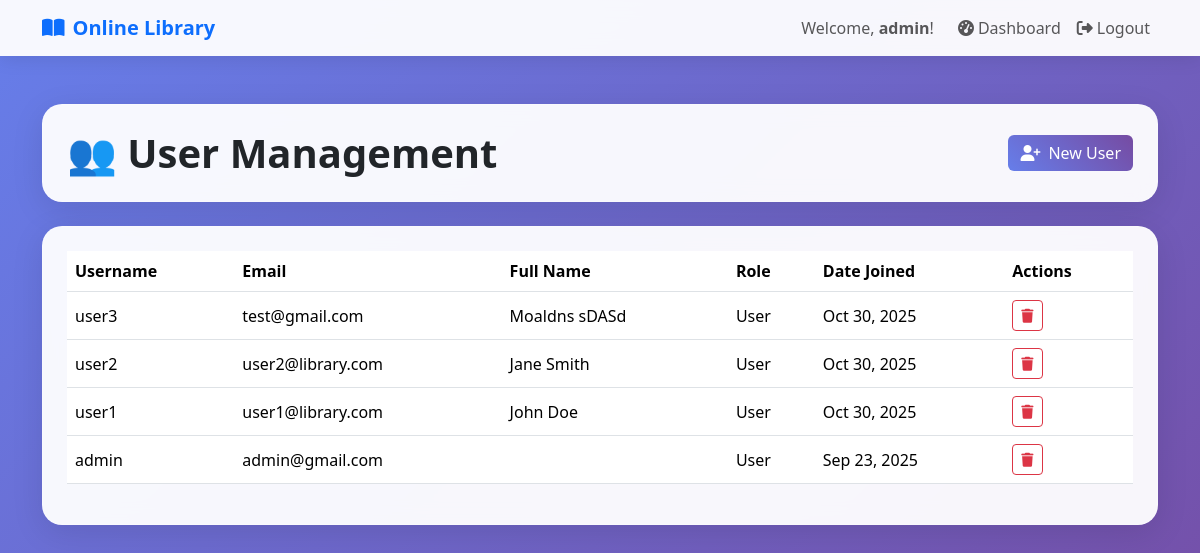
The page /dashboard/users/ (signed in) on the database as committed earlier.
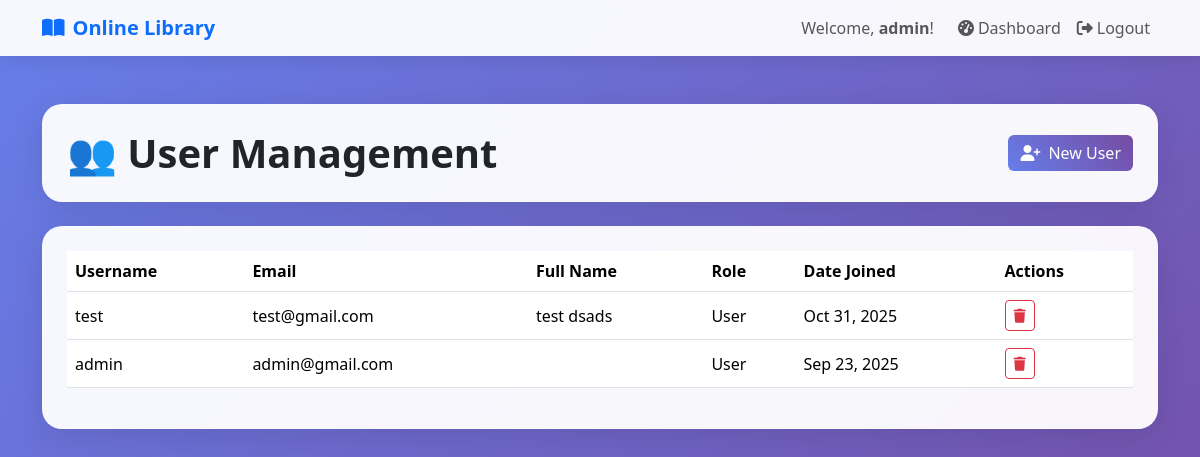
The same page on the database as committed later.
### catalog/models.py (models this page shows, shortened)
class CustomUser(AbstractUser):
    ROLE_CHOICES = (
        ('admin', 'Admin'),
        ('user', 'User'),
    )
    role = models.CharField(max_length=10, choices=ROLE_CHOICES, default='user')

### catalog/views.py (the view)
# urls.py: path("dashboard/users/", views.user_management, name="user_management"),
@login_required
def user_management(request):
    if not request.user.is_superuser and not (hasattr(request.user, 'role') and request.user.role == 'admin'):
        messages.error(request, "You don't have permission to access this page.")
        return redirect('dashboard')
    users = CustomUser.objects.all().order_by('-date_joined')
    return render(request, 'catalog/user_management.html', {'users': users})

### templates/catalog/user_management.html (shortened to what this page needs)
{% extends "catalog/base.html" %}
{% block content %}
<div class="container py-5">
    <div class="row mb-4">
        <div class="col-12">
            <div class="glass-card p-4 d-flex justify-content-between align-items-center">
                <h1 class="display-6 fw-bold mb-0">👥 User Management</h1>
                <a href="{% url 'register' %}" class="btn btn-gradient">
                    <i class="fas fa-user-plus me-2"></i>New User
                </a>
            </div>
        </div>
    </div>
    <div class="row">
        <div class="col-12">
            {% if users %}
            <div class="glass-card p-4 table-responsive">
                <table class="table table-hover align-middle">
                    <thead>
                        <tr>
                            <th>Username</th>
                            <th>Email</th>
                            <th>Full Name</th>
                            <th>Role</th>
                            <th>Date Joined</th>
                            <th>Actions</th>
                        </tr>
                    </thead>
                    <tbody>
                        {% for user in users %}
                        <tr>
                            <td>{{ user.username }}</td>
                            <td>{{ user.email }}</td>
                            <td>{{ user.first_name }} {{ user.last_name }}</td>
                            <td>{{ user.role|title }}</td>
                            <td>{{ user.date_joined|date:"M d, Y" }}</td>
                            <td>
                                <form action="{% url 'delete_user' user.id %}" method="post" class="d-inline">
                                    <button class="btn btn-sm btn-outline-danger" onclick="return confirm('Are you sure you want to delete this user?');">
                                        <i class="fas fa-trash"></i>
                                    </button>
                                </form>
                            </td>
                        </tr>
                        {% endfor %}
                    </tbody>
                </table>
            </div>
            {% endif %}
        </div>
    </div>
</div>
{% endblock %}

### templates/catalog/base.html (shortened to what this page needs)
{% load static %}
<!DOCTYPE html>
<html lang="en">
<head>
    <link href="https://cdn.jsdelivr.net/npm/bootstrap@5.3.2/dist/css/bootstrap.min.css" rel="stylesheet">
    <link href="https://cdnjs.cloudflare.com/ajax/libs/font-awesome/6.4.0/css/all.min.css" rel="stylesheet">
</head>
<body>
    <nav class="navbar navbar-expand-lg navbar-light nav-glass">
        <div class="container">
            <a class="navbar-brand fw-bold text-primary" href="{% url 'home' %}">
                <i class="fas fa-book-open me-2"></i>Online Library
            </a>
            <div class="navbar-nav ms-auto">
                {% if user.is_authenticated %}
                    <span class="navbar-text me-3">Welcome, <strong>{{ user.username }}</strong>!</span>
                    <a class="nav-link" href="{% url 'dashboard' %}"><i class="fas fa-tachometer-alt me-1"></i>Dashboard</a>
                <form method="post" action="{% url 'logout' %}" class="d-inline">
                    <button type="submit" class="nav-link btn btn-link" style="border: none; background: none; cursor: pointer;">
                        <i class="fas fa-sign-out-alt me-1"></i>Logout
                    </button>
                </form>
                {% else %}
                    <a class="nav-link" href="{% url 'login' %}"><i class="fas fa-sign-in-alt me-1"></i>Login</a>
                    <a class="nav-link" href="{% url 'register' %}"><i class="fas fa-user-plus me-1"></i>Register</a>
                {% endif %}
            </div>
        </div>
    </nav>
    {% block content %}{% endblock %}
</body>
</html>

Rows that differ between the two databases and show on the page:
removed CustomUser: username "user3", email "test@gmail.com", first_name "Moaldns", last_name "sDASd", role "User", date_joined "Oct 30, 2025"
removed CustomUser: username "user2", email "user2@library.com", first_name "Jane", last_name "Smith", role "User", date_joined "Oct 30, 2025"
removed CustomUser: username "user1", email "user1@library.com", first_name "John", last_name "Doe", role "User", date_joined "Oct 30, 2025"
added CustomUser: username "test", email "test@gmail.com", first_name "test", last_name "dsads", role "User", date_joined "Oct 31, 2025"
